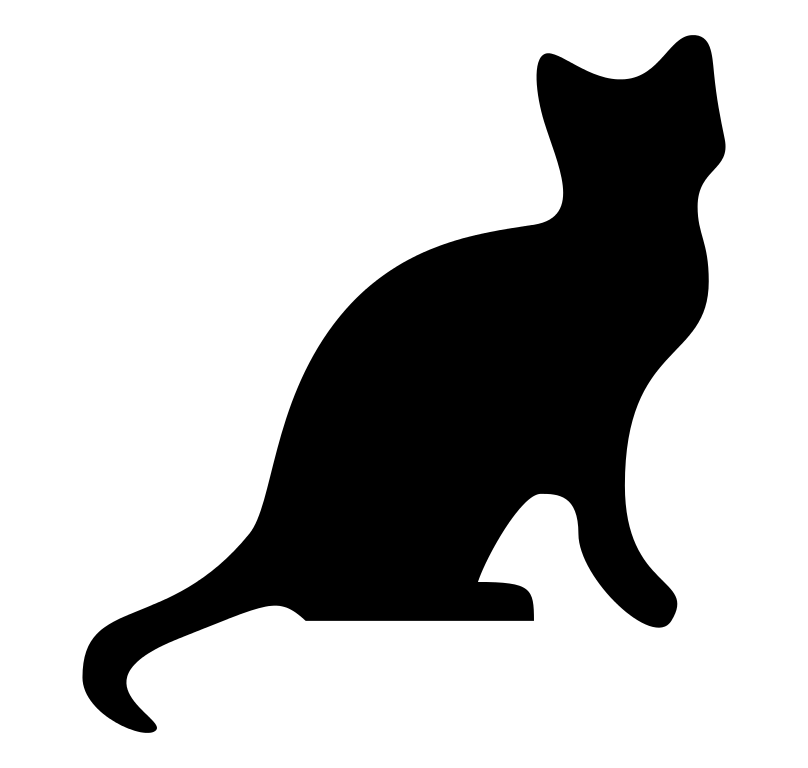
#> input picture imagens/ex1/catlogo.png, 808 x 768 px
$ python main.py
#> lines starting #> are read from the running program, lines starting #| are printed output that depends on the picture
import os
from PIL import Image
for f in os.listdir('.//imagens'):
    logo = Image.open('catlogo.png')
#> logo is the input picture: PIL image 808x768 RGBA; mean R, G, B, A 0, 0, 0, 68.9
    img = Image.open(f'.//imagens//{f}')
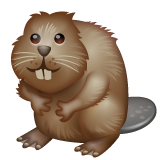
#> input picture imagens/ex1/imagens/beaver_1f9ab.png, 160 x 160 px
#> img is the input picture: PIL image 160x160 RGBA; mean R, G, B, A 73.2, 56.7, 42.2, 138.1
    largura, altura = img.size
#> largura = 160; altura = 160
    larguralogo, alturalogo = int(largura/5), int(altura/5)
#> larguralogo = 32; alturalogo = 32
    logo = logo.resize((largura, altura))
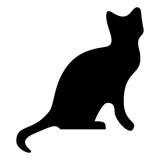
#> logo: PIL image 160x160 RGBA; mean R, G, B, A 0, 0, 0, 68.9; transparent parts drawn white
    img.paste(logo,(largura-larguralogo,altura-alturalogo),mask=logo)
    img.save(f'.//imagens//imgs{f}')
#> pass 2 of the loop `for f in os.listdir('.//imagens'):`:
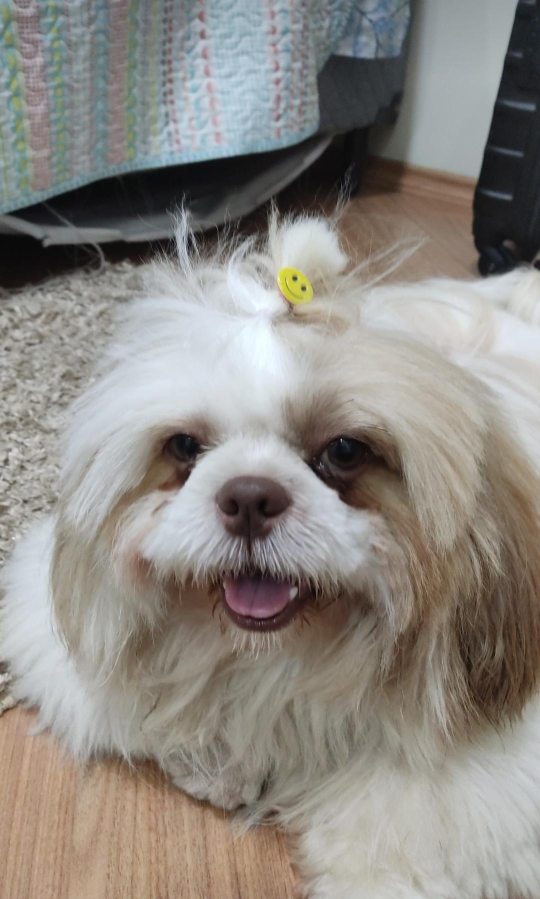
#> input picture imagens/ex1/imagens/bobby.jpeg, 1080 x 1798 px (shown at 1/2 size)
#> img is the input picture: PIL image 1080x1798 RGB; mean R, G, B 141.4, 137.3, 131.6
#> `logo = logo.resize((largura, altura))`:
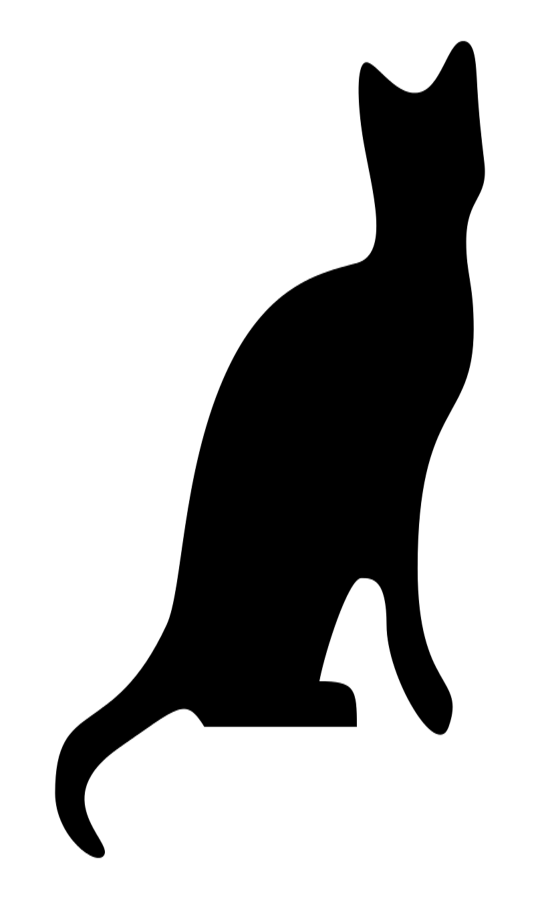
#> logo: PIL image 1080x1798 RGBA (shown at 1/2 size); mean R, G, B, A 0, 0, 0, 68.9; transparent parts drawn white
#> pass 3 of the loop `for f in os.listdir('.//imagens'):`:
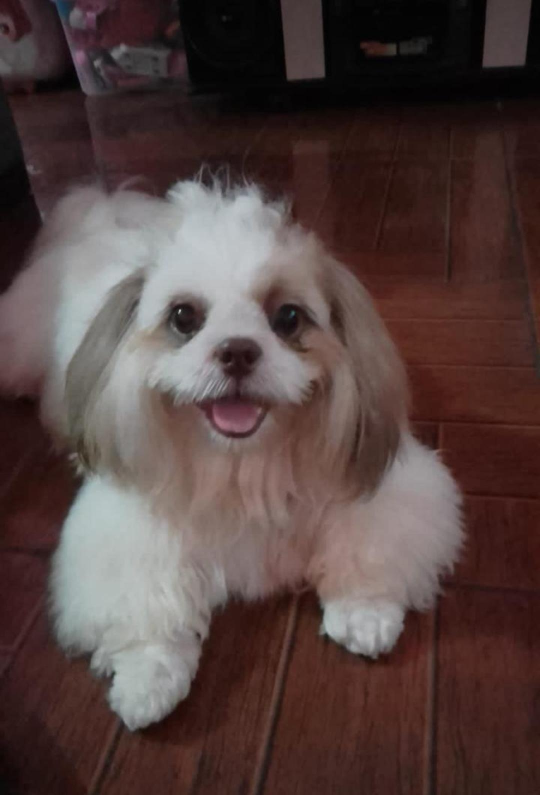
#> input picture imagens/ex1/imagens/bobby2.jpeg, 1080 x 1589 px (shown at 1/2 size)
#> img is the input picture: PIL image 1080x1589 RGB; mean R, G, B 84.4, 66.4, 64.1
#> `logo = logo.resize((largura, altura))`:
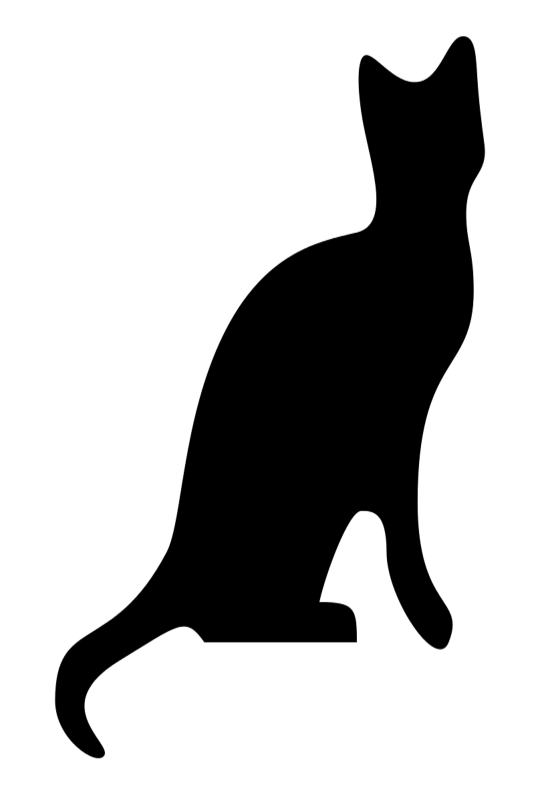
#> logo: PIL image 1080x1589 RGBA (shown at 1/2 size); mean R, G, B, A 0, 0, 0, 68.9; transparent parts drawn white
